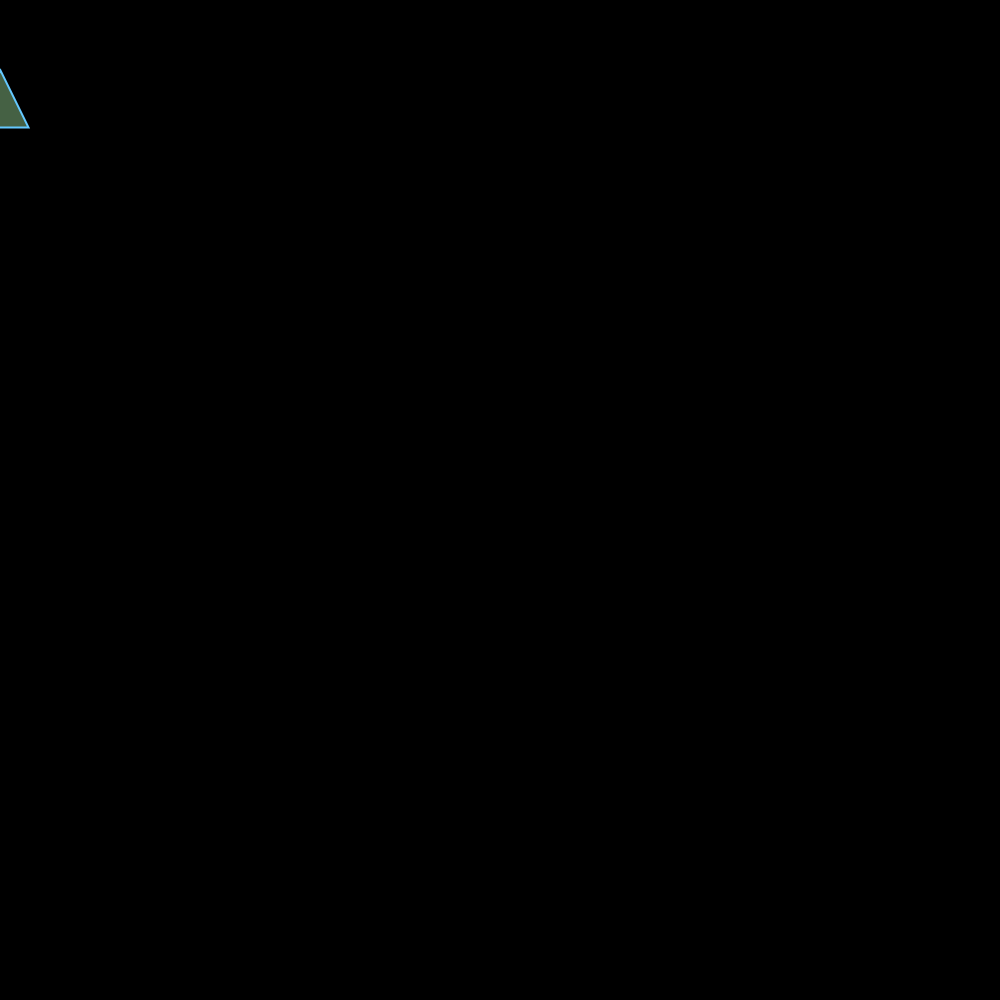
Frame 1 (no input)
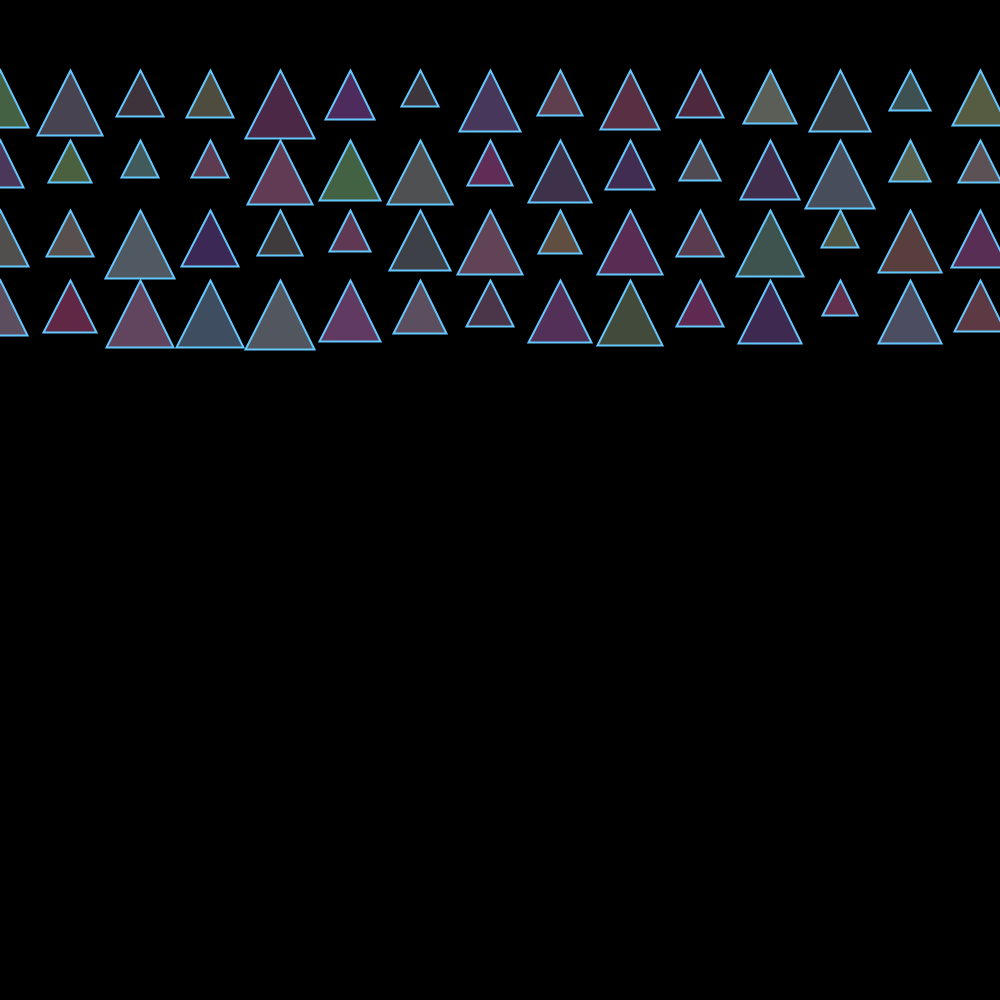
Frame 60 (the mouse pressed at the canvas centre just before this capture)
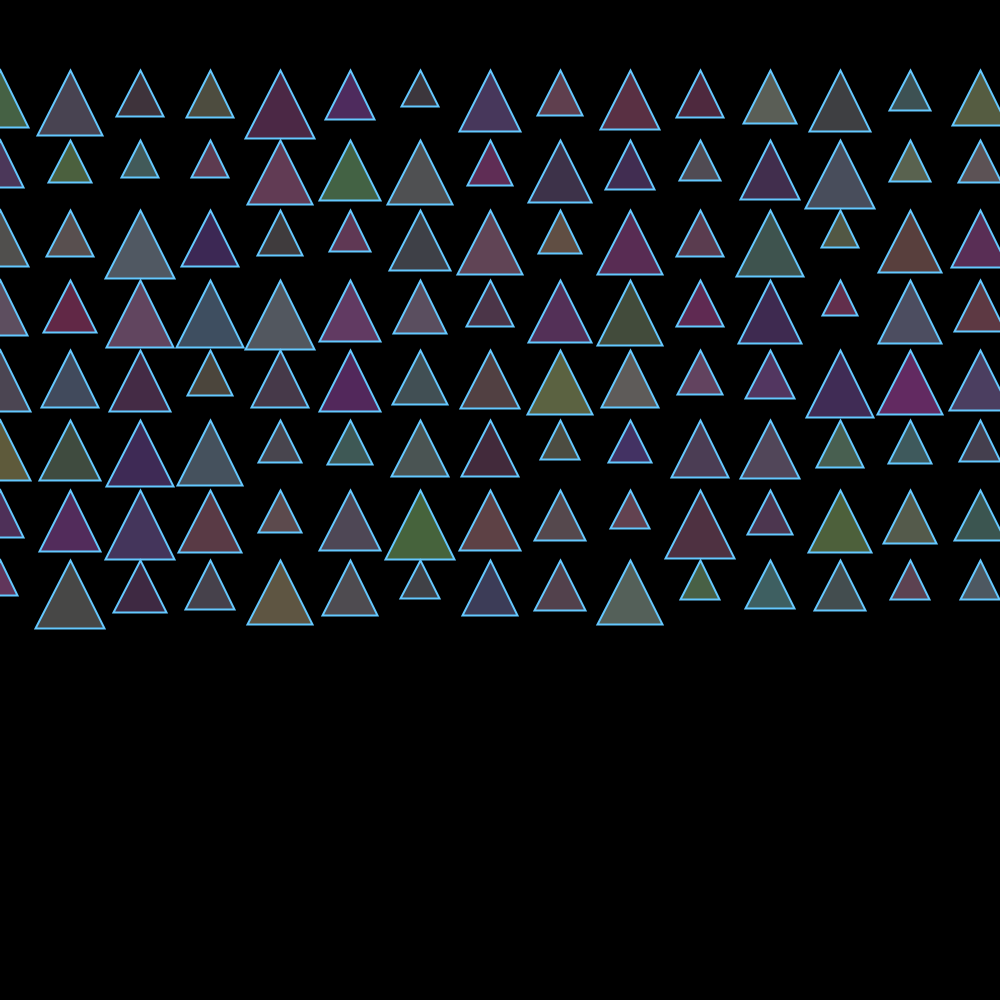
Frame 120 (the mouse held since frame 60 and released just before this capture)

The Processing sketch that drew these frames (run headless with seeded random() and noise(); from frame 60 on, the mouse is pressed at the canvas centre):

// Processing sketch: bono_5_3
// ── bono_5_3.pde
int x = 0;
int y = 70;

float radio;

void setup() {
  size(1000, 1000);
  background(0);
  frameRate(10);
}

void draw() {
  // número aleatorio que simula una onda
  float numAleatorio = random(0.5, 1);
  radio = numAleatorio * 70; // se ajusta al tamaño de la celda

  // dibuja mientras haya espacio vertical
  if (y < height) {

    // contorno del triángulo
    stroke(100, 200, 255); // azul claro
    strokeWeight(2);

    // color con opacidad
    fill(random(150, 255), random(100, 255), random(150, 255), 100);

    // triángulo orientado hacia abajo desde x, y
    triangle(x, y, x + radio / 2, y + radio, x - radio / 2, y + radio);

    // avanzar horizontalmente
    x = x + 70;

    // cuando llega al borde derecho, reinicia x y baja en y
    if (x > width) {
      x = 0;
      y = y + 70;
    }
  }
}
